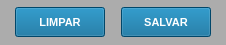
           <widget class="QWidget" name="widget_6" native="true">
            <property name="minimumSize">
             <size>
              <width>0</width>
              <height>45</height>
             </size>
            </property>
            <property name="maximumSize">
             <size>
              <width>16777215</width>
              <height>45</height>
             </size>
            </property>
            <property name="font">
             <font>
              <pointsize>8</pointsize>
             </font>
            </property>
            <property name="styleSheet">
             <string notr="true">background-color: rgb(172, 172, 172);</string>
            </property>
            <layout class="QHBoxLayout" name="horizontalLayout_2">
             <property name="spacing">
              <number>5</number>
             </property>
             <property name="leftMargin">
              <number>15</number>
             </property>
             <property name="topMargin">
              <number>5</number>
             </property>
             <property name="rightMargin">
              <number>15</number>
             </property>
             <property name="bottomMargin">
              <number>5</number>
             </property>
             <item>
              <widget class="QPushButton" name="btn_Limpar">
               <property name="sizePolicy">
                <sizepolicy hsizetype="Preferred" vsizetype="Preferred">
                 <horstretch>0</horstretch>
                 <verstretch>0</verstretch>
                </sizepolicy>
               </property>
               <property name="minimumSize">
                <size>
                 <width>90</width>
                 <height>30</height>
                </size>
               </property>
               <property name="maximumSize">
                <size>
                 <width>90</width>
                 <height>30</height>
                </size>
               </property>
               <property name="font">
                <font>
                 <pointsize>8</pointsize>
                 <weight>75</weight>
                 <bold>true</bold>
                </font>
               </property>
               <property name="cursor">
                <cursorShape>PointingHandCursor</cursorShape>
               </property>
               <property name="styleSheet">
                <string notr="true">color: rgb(255, 255, 255);
background-color: rgb(0, 100, 148);</string>
               </property>
               <property name="text">
                <string>LIMPAR</string>
               </property>
              </widget>
             </item>
             <item>
              <widget class="QLabel" name="label_3">
               <property name="font">
                <font>
                 <pointsize>8</pointsize>
                </font>
               </property>
               <property name="text">
                <string/>
               </property>
              </widget>
             </item>
             <item>
              <widget class="QPushButton" name="btn_Salvar">
               <property name="sizePolicy">
                <sizepolicy hsizetype="Preferred" vsizetype="Preferred">
                 <horstretch>0</horstretch>
                 <verstretch>0</verstretch>
                </sizepolicy>
               </property>
               <property name="minimumSize">
                <size>
                 <width>90</width>
                 <height>30</height>
                </size>
               </property>
               <property name="maximumSize">
                <size>
                 <width>90</width>
                 <height>30</height>
                </size>
               </property>
               <property name="font">
                <font>
                 <pointsize>8</pointsize>
                 <weight>75</weight>
                 <bold>true</bold>
                </font>
               </property>
               <property name="cursor">
                <cursorShape>PointingHandCursor</cursorShape>
               </property>
               <property name="styleSheet">
                <string notr="true">color: rgb(255, 255, 255);
background-color: rgb(0, 100, 148);</string>
               </property>
               <property name="text">
                <string>SALVAR</string>
               </property>
              </widget>
             </item>
            </layout>
           </widget>
